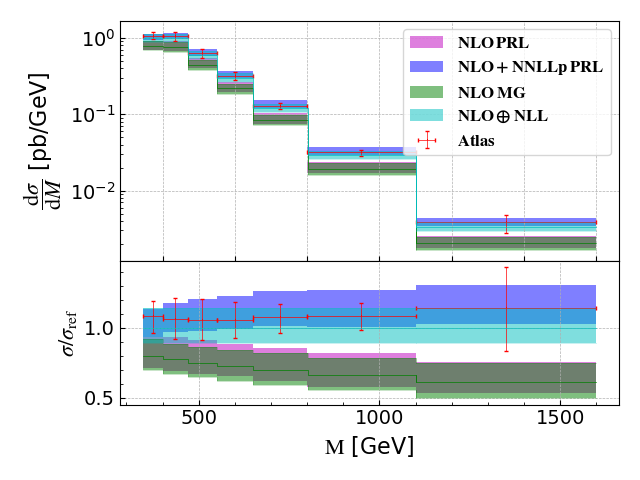

Write the Python code that produced this figure.
import matplotlib
matplotlib.use('Agg')
import numpy as np
import matplotlib.pyplot as plt
from matplotlib.ticker import (MultipleLocator, AutoMinorLocator)
from matplotlib import rc
import pandas as pd

matplotlib.rcParams['mathtext.fontset'] = 'stix'
matplotlib.rcParams.update({'font.size': 14})

indixMG=[10,11,12,13,14,16,18]
indixMe=[3,4,2,5,6,1,0]
#indixMG=[10,11,12] #muR = 0,1,-1 & muF=0
#indixMe=[1,2,0]
#indixMe=[3,4,2]
#indixMG=[10,13,16] #muF = 0,1,-1 & muR=0
#indixMe=[3,5,1]

rangeL=np.array([345,400,470,550,650,800,1100])
rangeR=np.array([400,470,550,650,800,1100,1600])
#rangeL=np.arange(2*173.2,4000+2*173.2,200)
#rangeR=np.arange(2*173.2+200,4000+2*173.2+200,200)
print(rangeL,rangeR)
errange=(rangeR-rangeL)/2
rangeM=(rangeR+rangeL)/2

labels=["NLO \; MG"]+["NLO \oplus NLL"]
types=["Diff"]
#types=["Born","Resum"]
color=['g','k','g','magenta','orange','m','b','c']

# n1=[0]
# n2=[199]
# nm=[10]

# n1MG=[0]
# n2MG=[199]
# nmMG=[10]

n1=[151,91,61,41,25,11,0]
n2=[250,150,90,60,40,24,10]
nm=[100,60,30,20,16,14,11]

n1MG=[151,91,61,41,25,11,0]
n2MG=[250,150,90,60,40,24,10]
nmMG=[100,60,30,20,16,14,11]


def combine(xL,xR,init,end):
    if(init==end):
        return (xL, xR)
    newxL=np.zeros(len(xL)-end+init)
    newxR=np.zeros(len(xR)-end+init)
    c=0
    for k in range(len(newxR)):
        if(k<init):
            newxL[k]=xL[k]
            newxR[k]=xR[k]
        elif(c==0):
            newxL[k]=xL[k]
            newxR[k]=xR[k+end-init]
            c=1
        else:
            newxL[k]=xL[k+end-init]
            newxR[k]=xR[k+end-init]
    return (newxL, newxR)

def mergex(xL,xR,init,end,n):
    if((end-init+1)%n !=0):
        print("Unsuitable bin range for this separation: rest = ",(end-init+1)%n)
        exit()
    newxR=np.copy(xR)
    newxL=np.copy(xL)
    for i in range(int((end-init+1)/n)):
        newxL, newxR = combine(newxL,newxR,init+i,init+i+n-1)
    return (newxL, newxR)

def sumhist(hist,init,end):
    if(init==end):
        return hist
    newhist=np.zeros(len(hist)-end+init)
    c=0
    for k in range(len(newhist)):
        if(k<init):
            newhist[k]=hist[k]
        elif(c==0):
            newhist[k]=sum([hist[p] for p in range(init, end+1)])
            c=1
        else:
            newhist[k]=hist[k+end-init]
    return newhist


def merge(hist,init,end,n):
    if((end-init+1)%n !=0):
        print("Unsuitable bin range for this separation: rest = ",(end-init+1)%n)
        exit()
    newhist=np.copy(hist)
    for i in range(int((end-init+1)/n)):
        newhist=sumhist(newhist,init+i,init+i+n-1)
    return newhist


def surmerge(hist,xL,xR,init,end,n):
    newhist=np.copy(hist)
    newxL=np.copy(xL)
    newxR=np.copy(xR)
    for i in range(len(n)):
        newhist=merge(newhist,init[i],end[i],n[i])
        newxL, newxR= mergex(newxL,newxR,init[i],end[i],n[i])
    return (newhist, newxL, newxR)


def loadgg(order,res):
    #Mycode=np.loadtxt("SubProcesses/P2_gg_ttx/Results/"+order+"dM.txt",delimiter=",")
    #Mycode=np.loadtxt("SubProcesses/P2_gg_ttx/Results/Bkp13TeV.txt",delimiter=",")
    Mycode=np.loadtxt("SubProcesses/P2_gg_ttx/Results/Bkp8TeV.txt",delimiter=",")

    M=np.transpose(Mycode)[-1]
    M=np.sqrt(M)
    Mb=np.copy(M)
    a=1
    ML=M-(M[1]-M[0])/2
    MR=M+(M[1]-M[0])/2
    dres=[np.transpose(Mycode)[p]*2*M*(MR-ML) for p in range(len(np.transpose(Mycode))-1)]
    
    dres[0],ML,MR=surmerge(dres[0],ML,MR,n1,n2,nm)
    for k in range(1,len(dres)):
        dres[k],a,a=surmerge(dres[k],Mb,Mb,n1,n2,nm)

    res=np.zeros((len(dres),len(dres[0])))
    for k in range(len(dres)):
        res[k]=dres[k]/(MR-ML) # mu_R=mu_F=M -> k=3

    return(ML,MR,res)
        


def loadqqb(order,res):
    #Mycode=np.loadtxt("SubProcesses/P0_uux_ttx/Results/"+order+"dM.txt",delimiter=",")
    #Mycode=np.loadtxt("SubProcesses/P0_uux_ttx/Results/Bkp13TeVDiff.txt",delimiter=",")
    Mycode=np.loadtxt("SubProcesses/P0_uux_ttx/Results/Bkp8TeVDiff.txt",delimiter=",")
    M=np.transpose(Mycode)[-1]
    M=np.sqrt(M)
    Mb=np.copy(M)
    a=1
    ML=M-(M[1]-M[0])/2
    MR=M+(M[1]-M[0])/2
    
    dres=[np.transpose(Mycode)[p]*2*M*(MR-ML) for p in range(len(np.transpose(Mycode))-1)]
    dres[0],ML,MR=surmerge(dres[0],ML,MR,n1,n2,nm)
    for k in range(1,len(dres)):
        dres[k],a,a=surmerge(dres[k],Mb,Mb,n1,n2,nm)

    res=np.zeros((len(dres),len(dres[0])))
    for k in range(len(dres)):
        res[k]=dres[k]/(MR-ML) # mu_R=mu_F=M -> k=3

    return(ML,MR,res)
        
def loadMGNLO(res,resExt,ntot):
    
    for i in range(1,ntot+1):
        #MadG=np.loadtxt('../tt_VaryMG/MGfO/data/MinvNLO_ttx'+str(i)+'_dXsec.txt',delimiter=" ")
        #MadG=np.loadtxt('../tt_VaryMG/MGfO/data/BkpTotNLO13TeV.txt',delimiter=" ")
        MadG=np.loadtxt('../tt_VaryMG/MGfO/data/BkpTotNLO8TeV.txt',delimiter=" ")

        resc=np.array([np.transpose(MadG)[p] for p in indixMG])
        MG=np.transpose(MadG)[0]
        MR=np.transpose(MadG)[1]

        if(i==1):
            MGf=MG
            MRf=MR
            resf=resc
        else:
            MGf=np.concatenate((MGf,MG),axis=None)
            MRf=np.concatenate((MRf,MR),axis=None)
            resf=np.concatenate((resf,resc),axis=1)
        
    resExt=np.zeros((2,len(MGf)))
    for k in range(len(MGf)):
        resExt[0][k]=min(resf[p][k] for p in range(len(resf)))
        resExt[1][k]=max(resf[p][k] for p in range(len(resf)))
        
    res,MG,MR=surmerge(resf[0],MGf,MRf,n1MG,n2MG,nmMG)

    resExtf=np.zeros((2,len(MG)))
    resExtf[0],MG,MR=surmerge(resExt[0],MGf,MRf,n1MG,n2MG,nmMG)
    resExtf[1],MG,MR=surmerge(resExt[1],MGf,MRf,n1MG,n2MG,nmMG)

    res=res/(MR-MG)
    resExtf[0]=resExtf[0]/(MR-MG)
    resExtf[1]=resExtf[1]/(MR-MG)
    
    resMu=np.zeros((len(resf),len(MG)))
    for p in range(len(resf)):
        resMu[p],MG,MR=surmerge(resf[p],MGf,MRf,n1MG,n2MG,nmMG)
        resMu[p]/=(MR-MG)

    return(MG,MR,res,resExtf,resMu)



def BuildPlot():
    figure, axis=plt.subplots(2,gridspec_kw={'height_ratios': [1.67, 1]})    

    NLO07= np.loadtxt('NLO.csv',delimiter=';')
    #NLO07= np.loadtxt('NLO13.csv',delimiter=';')
    NLO0 = np.copy(np.transpose(NLO07)[1])
    # NLOm=np.copy(NLO0[::2])
    # NLOp=np.copy(NLO0[1::2])
    NLOp=np.copy(NLO0[::2])
    NLOm=np.copy(NLO0[1::2])

    Matched07= np.loadtxt('Matched.csv',delimiter=';')
    #Matched07= np.loadtxt('Matched13.csv',delimiter=';')
    Matched = np.copy(np.transpose(Matched07)[1])
    # Matchedm=np.copy(Matched[::2])
    # Matchedp=np.copy(Matched[1::2])
    Matchedp=np.copy(Matched[::2])
    Matchedm=np.copy(Matched[1::2])

    Atl = np.loadtxt('Atlas8TeV.csv',delimiter=';')
    Atlas = np.copy(np.transpose(Atl)[1])
    AtlasM=np.copy(Atlas[:7])
    Atlasp=np.copy(Atlas[7:14])
    Atlasm=np.copy(Atlas[14:])
    Atlaserr=np.zeros((2,len(AtlasM)))
    Atlaserr[0]=np.copy(AtlasM-Atlasm)
    Atlaserr[1]=np.copy(Atlasp-AtlasM)

    print(AtlasM,Atlasp,Atlasm)
    #print(AtlasM,Atlaserr[0],Atlaserr[1])

    #print("range=",rangeL)
    #print("NLO=",NLOm)
    
    axis[0].fill_between(rangeL,NLOm,NLOp,alpha=0.5,linewidth=1,antialiased=True,facecolor=color[len(types)+4],label=r'${\rm \mathbf{NLO \, PRL}}$ ',step='post')
    axis[0].fill_between(rangeL,Matchedm,Matchedp,alpha=0.5,linewidth=1,antialiased=True,facecolor=color[len(types)+5],label=r'${\rm \mathbf{NLO + NNLLp \, PRL}}$ ',step='post')
    axis[0].fill_between(rangeR[-2:],NLOm[-2:],NLOp[-2:],alpha=0.5,linewidth=1,antialiased=True,facecolor=color[len(types)+4],step='pre')
    axis[0].fill_between(rangeR[-2:],Matchedm[-2:],Matchedp[-2:],alpha=0.5,linewidth=1,antialiased=True,facecolor=color[len(types)+5],step='pre')

    # axis[0].scatter(rangeM,NLO0,alpha=0.5,linewidth=1,antialiased=True,color=color[len(types)+4],label=r'${\rm \mathbf{NLO \, PRL}}$ ',marker='^')
    # axis[0].scatter(rangeM,Matched,alpha=0.5,linewidth=1,antialiased=True,color=color[len(types)+5],label=r'${\rm \mathbf{NLO + NNLLp \, PRL}}$ ',marker='+')
    
    axis[0].errorbar(rangeM,AtlasM,yerr=Atlaserr,xerr=errange,fmt=',r',ecolor='r',elinewidth=0.5,capsize=1.5,barsabove=True,label=r'${\rm \mathbf{Atlas}}$')
    
    ntot=1
    resMGNLO=resMGExtNLO=1
    resMu=1
    aNLO=bNLO=1
    
    aNLO, bNLO, resMGNLO, resMGExtNLO, resMu = loadMGNLO(resMGNLO,resMGExtNLO,ntot) 
    
    axis[0].step(aNLO,resMGNLO, c=color[0], linewidth=0.5,where='post')
    axis[0].fill_between(aNLO,resMGExtNLO[0],resMGExtNLO[1],alpha=0.5,linewidth=1,antialiased=True,facecolor=color[0],label=r'${\rm \mathbf{'+labels[0]+'}}$ ',step='post')
    axis[0].step(aNLO,resMGExtNLO[0], c=color[0], linewidth=0.5, alpha=0.3,where='post')
    axis[0].step(aNLO,resMGExtNLO[1], c=color[0], linewidth=0.5, alpha=0.3,where='post')

    axis[0].step(bNLO[-2:],resMGNLO[-2:], c=color[0], linewidth=0.5,where='pre')
    axis[0].fill_between(bNLO[-2:],resMGExtNLO[0][-2:],resMGExtNLO[1][-2:],alpha=0.5,linewidth=1,antialiased=True,facecolor=color[0],step='pre')
    axis[0].step(bNLO[-2:],resMGExtNLO[0][-2:], c=color[0], linewidth=0.5, alpha=0.3,where='pre')
    axis[0].step(bNLO[-2:],resMGExtNLO[1][-2:], c=color[0], linewidth=0.5, alpha=0.3,where='pre')
   
    i=0    
    resgg=resqqb=1
    
    ML, MR, resgg = loadgg("Diff",resgg)
    ML, MR, resqqb = loadqqb("Diff",resqqb)

    resTot=resgg+resqqb
    combine=[resMu[p]+resTot[indixMe[p]] for p in range(len(indixMe))]
    resMatched=np.copy(combine[0])
    
    combineExt=np.zeros((2,len(combine[0])))
    for k in range(len(combine[0])):
        combineExt[0][k]=min(combine[p][k] for p in range(len(indixMe)))
        combineExt[1][k]=max(combine[p][k] for p in range(len(indixMe)))
        
    axis[0].step(ML,combine[0], c=color[-1], linewidth=0.5,where='post')
    axis[0].fill_between(ML,combineExt[0],combineExt[1],alpha=0.5,linewidth=1,antialiased=True,facecolor=color[-1],label=r'${\rm \mathbf{NLO \oplus NLL}}$ ',step='post')
    axis[0].step(ML,combineExt[0], c=color[-1], linewidth=0.5, alpha=0.3,where='post')
    axis[0].step(ML,combineExt[1], c=color[-1], linewidth=0.5, alpha=0.3,where='post')

    axis[0].step(MR[-2:],combine[0][-2:], c=color[-1], linewidth=0.5,where='pre')
    axis[0].fill_between(MR[-2:],combineExt[0][-2:],combineExt[1][-2:],alpha=0.5,linewidth=1,antialiased=True,facecolor=color[-1],step='pre')
    axis[0].step(MR[-2:],combineExt[0][-2:], c=color[-1], linewidth=0.5, alpha=0.3,where='pre')
    axis[0].step(MR[-2:],combineExt[1][-2:], c=color[-1], linewidth=0.5, alpha=0.3,where='pre')


    for k in range(len(combineExt)):
        combineExt[k]/=resMatched
       
    for p in range(len(combine)):
        combine[p]/=resMatched

    for k in range(len(resMGExtNLO)):
        resMGExtNLO[k]/=resMatched
        
    resMGNLO/=resMatched    
    AtlasM/=resMatched
    Atlaserr[0]/=resMatched
    Atlaserr[1]/=resMatched
    NLOm/=resMatched
    Matchedm/=resMatched
    NLOp/=resMatched
    Matchedp/=resMatched
    
    axis[1].errorbar(rangeM,AtlasM,yerr=Atlaserr,xerr=errange,fmt=',r',ecolor='r',elinewidth=0.5,capsize=1.5,barsabove=True)
    #axis[1].scatter(rangeM,NLO0,alpha=0.5,linewidth=1,antialiased=True,color=color[len(types)+4],marker='^')
    #axis[1].scatter(rangeM,Matched,alpha=0.5,linewidth=1,antialiased=True,color=color[len(types)+5],marker='+')

    axis[1].fill_between(rangeL,NLOm,NLOp,alpha=0.5,linewidth=1,antialiased=True,facecolor=color[len(types)+4],label=r'${\rm \mathbf{NLO \, PRL}}$ ',step='post')
    axis[1].fill_between(rangeL,Matchedm,Matchedp,alpha=0.5,linewidth=1,antialiased=True,facecolor=color[len(types)+5],label=r'${\rm \mathbf{NLO + NNLLp \, PRL}}$ ',step='post')
    axis[1].fill_between(rangeR[-2:],NLOm[-2:],NLOp[-2:],alpha=0.5,linewidth=1,antialiased=True,facecolor=color[len(types)+4],step='pre')
    axis[1].fill_between(rangeR[-2:],Matchedm[-2:],Matchedp[-2:],alpha=0.5,linewidth=1,antialiased=True,facecolor=color[len(types)+5],step='pre')

    
    axis[1].step(aNLO,resMGNLO, c=color[i+len(types)+1], linewidth=0.5, where='post')
    axis[1].step(aNLO,resMGExtNLO[0], c=color[i+len(types)+1], linewidth=0.5, alpha=0.3,where='post')
    axis[1].step(aNLO,resMGExtNLO[1], c=color[i+len(types)+1], linewidth=0.5, alpha=0.3,where='post')
    axis[1].fill_between(aNLO,resMGExtNLO[0],resMGExtNLO[1],alpha=0.5,facecolor=color[i+len(types)+1],linewidth=1,antialiased=True,step='post')

    axis[1].step(bNLO[-2:],resMGNLO[-2:], c=color[i+len(types)+1], linewidth=0.5, where='pre')
    axis[1].step(bNLO[-2:],resMGExtNLO[0][-2:], c=color[i+len(types)+1], linewidth=0.5, alpha=0.3,where='pre')
    axis[1].step(bNLO[-2:],resMGExtNLO[1][-2:], c=color[i+len(types)+1], linewidth=0.5, alpha=0.3,where='pre')
    axis[1].fill_between(bNLO[-2:],resMGExtNLO[0][-2:],resMGExtNLO[1][-2:],alpha=0.5,facecolor=color[i+len(types)+1],linewidth=1,antialiased=True,step='pre')

    
    axis[1].step(ML,combine[0],label=r''+labels[-1]+' ', c=color[-1], linewidth=0.5,where='post')
    axis[1].step(ML,combineExt[0], c=color[-1], linewidth=0.5, alpha=0.3,where='post')
    axis[1].step(ML,combineExt[1], c=color[-1], linewidth=0.5, alpha=0.3,where='post')
    axis[1].fill_between(ML,combineExt[0],combineExt[1],alpha=0.5,facecolor=color[-1],linewidth=1,antialiased=True,step='post')

    axis[1].step(MR[-2:],combine[0][-2:], c=color[-1], linewidth=0.5,where='pre')
    axis[1].step(MR[-2:],combineExt[0][-2:], c=color[-1], linewidth=0.5, alpha=0.3,where='pre')
    axis[1].step(MR[-2:],combineExt[1][-2:], c=color[-1], linewidth=0.5, alpha=0.3,where='pre')
    axis[1].fill_between(MR[-2:],combineExt[0][-2:],combineExt[1][-2:],alpha=0.5,facecolor=color[-1],linewidth=1,antialiased=True,step='pre')


    axis[0].legend(loc='best', fontsize = 12)
    axis[0].set_yscale("log")
    axis[0].set_xticklabels([])

    #axis[1].set_ylim([0.2,1.4])
    #axis[0].set_ylim([0.001,10])

    #axis[1].set_xlim([2*173.2,4000+2*173.2])
    #axis[0].set_xlim([173.2*2,4000+2*173.2])

    axis[0].tick_params(axis='x',which='both',direction='in',bottom=True)
    axis[1].tick_params(axis='x',which='both',direction='in',bottom=True)
    axis[1].tick_params(axis='y',which='both',direction='in')
    axis[0].tick_params(axis='y',which='both',direction='in')
   
    axis[1].yaxis.set_minor_locator(MultipleLocator(0.1))
    axis[1].xaxis.set_minor_locator(MultipleLocator(100))
    axis[1].xaxis.set_major_locator(MultipleLocator(500))

    locmin = matplotlib.ticker.LogLocator(base=10.0,subs=(0.1,0.2,0.3,0.4,0.5,0.6,0.7,0.8,0.9,1\
),numticks=12)
    axis[0].yaxis.set_minor_locator(locmin)
    axis[0].yaxis.set_minor_formatter(matplotlib.ticker.NullFormatter())

    
    axis[0].grid(linestyle='dashed',linewidth=0.5)
    axis[1].grid(linestyle='dashed',linewidth=0.5)
    
    
    axis[0].set_ylabel(r'$\dfrac{{\rm d} \sigma}{{\rm d} M}$ [pb/GeV]',fontsize=16)
    axis[1].set_ylabel(r'$\sigma/\sigma_{{\rm ref}}$',fontsize=16)
    axis[1].set_xlabel(r'${\rm M}$ [GeV]',fontsize=16)
        
    figure.tight_layout()
    plt.subplots_adjust(hspace=0.0)
    plt.savefig('Comparison07020.svg')
    plt.savefig('Comparison07020.png')
    plt.legend([])
    plt.close()
 
BuildPlot()

    
